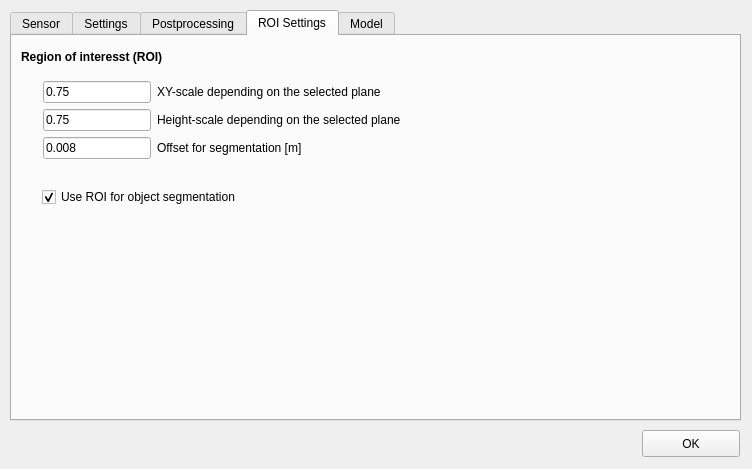
<?xml version="1.0" encoding="UTF-8"?>
<ui version="4.0">
 <class>Params</class>
 <widget class="QWidget" name="Params">
  <property name="geometry">
   <rect>
    <x>0</x>
    <y>0</y>
    <width>752</width>
    <height>469</height>
   </rect>
  </property>
  <property name="windowTitle">
   <string>Preferences</string>
  </property>
  <widget class="QTabWidget" name="Tracker">
   <property name="geometry">
    <rect>
     <x>10</x>
     <y>10</y>
     <width>731</width>
     <height>411</height>
    </rect>
   </property>
   <property name="currentIndex">
    <number>3</number>
   </property>
   <widget class="QWidget" name="sensorTab">
    <attribute name="title">
     <string>Sensor</string>
    </attribute>
    <widget class="QGroupBox" name="rgbGroupBox">
     <property name="geometry">
      <rect>
       <x>10</x>
       <y>10</y>
       <width>341</width>
       <height>341</height>
      </rect>
     </property>
     <property name="title">
      <string>OpenNI camera parameter</string>
     </property>
     <widget class="QWidget" name="gridLayoutWidget_3">
      <property name="geometry">
       <rect>
        <x>10</x>
        <y>30</y>
        <width>331</width>
        <height>81</height>
       </rect>
      </property>
      <layout class="QGridLayout" name="rgbLayout">
       <item row="0" column="0">
        <widget class="QLabel" name="fRgbLabel">
         <property name="text">
          <string>Focal lengths</string>
         </property>
        </widget>
       </item>
       <item row="1" column="1">
        <widget class="QLineEdit" name="cuRgbEdit">
         <property name="text">
          <string>320</string>
         </property>
        </widget>
       </item>
       <item row="0" column="1">
        <widget class="QLineEdit" name="fuRgbEdit">
         <property name="text">
          <string>525</string>
         </property>
        </widget>
       </item>
       <item row="0" column="2">
        <widget class="QLineEdit" name="fvRgbEdit">
         <property name="text">
          <string>525</string>
         </property>
        </widget>
       </item>
       <item row="1" column="0">
        <widget class="QLabel" name="cRgbLabel">
         <property name="text">
          <string>Principal point</string>
         </property>
        </widget>
       </item>
       <item row="1" column="2">
        <widget class="QLineEdit" name="cvRgbEdit">
         <property name="text">
          <string>240</string>
         </property>
        </widget>
       </item>
      </layout>
     </widget>
    </widget>
    <widget class="QPushButton" name="applyButton">
     <property name="geometry">
      <rect>
       <x>590</x>
       <y>320</y>
       <width>98</width>
       <height>27</height>
      </rect>
     </property>
     <property name="text">
      <string>Apply</string>
     </property>
    </widget>
   </widget>
   <widget class="QWidget" name="ioTab">
    <attribute name="title">
     <string>Settings</string>
    </attribute>
    <widget class="QGroupBox" name="groupBox">
     <property name="geometry">
      <rect>
       <x>10</x>
       <y>10</y>
       <width>701</width>
       <height>61</height>
      </rect>
     </property>
     <property name="title">
      <string>Path and model name</string>
     </property>
     <widget class="QLineEdit" name="editRGBDPath">
      <property name="geometry">
       <rect>
        <x>20</x>
        <y>30</y>
        <width>621</width>
        <height>27</height>
       </rect>
      </property>
      <property name="text">
       <string>./data</string>
      </property>
     </widget>
     <widget class="QPushButton" name="pushFindRGBDPath">
      <property name="geometry">
       <rect>
        <x>650</x>
        <y>30</y>
        <width>31</width>
        <height>27</height>
       </rect>
      </property>
      <property name="text">
       <string>...</string>
      </property>
     </widget>
    </widget>
    <widget class="QLabel" name="label_4">
     <property name="geometry">
      <rect>
       <x>10</x>
       <y>120</y>
       <width>241</width>
       <height>17</height>
      </rect>
     </property>
     <property name="font">
      <font>
       <weight>75</weight>
       <bold>true</bold>
      </font>
     </property>
     <property name="text">
      <string>Data logging</string>
     </property>
    </widget>
    <widget class="QWidget" name="layoutWidget10">
     <property name="geometry">
      <rect>
       <x>30</x>
       <y>145</y>
       <width>562</width>
       <height>184</height>
      </rect>
     </property>
     <layout class="QFormLayout" name="formLayout">
      <item row="0" column="0">
       <widget class="QCheckBox" name="logPointClouds">
        <property name="text">
         <string>log point clouds</string>
        </property>
        <property name="checked">
         <bool>true</bool>
        </property>
       </widget>
      </item>
      <item row="2" column="0">
       <widget class="QLineEdit" name="logDeltaAngle">
        <property name="text">
         <string>15</string>
        </property>
       </widget>
      </item>
      <item row="2" column="1">
       <widget class="QLabel" name="label">
        <property name="text">
         <string>Min. delta angle to log an image</string>
        </property>
       </widget>
      </item>
      <item row="3" column="0">
       <widget class="QLineEdit" name="logDeltaDistance">
        <property name="text">
         <string>1.0</string>
        </property>
       </widget>
      </item>
      <item row="3" column="1">
       <widget class="QLabel" name="label_2">
        <property name="text">
         <string>Min. delta camera distance to log an image</string>
        </property>
       </widget>
      </item>
      <item row="4" column="0">
       <widget class="QLineEdit" name="prevVoxelGridSize">
        <property name="text">
         <string>0.01</string>
        </property>
       </widget>
      </item>
      <item row="4" column="1">
       <widget class="QLabel" name="label_3">
        <property name="text">
         <string>Preview voxel grid size</string>
        </property>
       </widget>
      </item>
      <item row="5" column="0">
       <widget class="QLineEdit" name="prevZCutOff">
        <property name="text">
         <string>2.0</string>
        </property>
       </widget>
      </item>
      <item row="5" column="1">
       <widget class="QLabel" name="label_5">
        <property name="text">
         <string>Preview point cloud z-value cut off (camera coordinates)</string>
        </property>
       </widget>
      </item>
      <item row="1" column="0">
       <widget class="QCheckBox" name="createPreviewCloud">
        <property name="text">
         <string>create prev. cloud</string>
        </property>
        <property name="checked">
         <bool>true</bool>
        </property>
       </widget>
      </item>
     </layout>
    </widget>
    <widget class="QLineEdit" name="editModelName">
     <property name="geometry">
      <rect>
       <x>30</x>
       <y>73</y>
       <width>621</width>
       <height>27</height>
      </rect>
     </property>
     <property name="text">
      <string>modelname</string>
     </property>
    </widget>
   </widget>
   <widget class="QWidget" name="tab">
    <attribute name="title">
     <string>Postprocessing</string>
    </attribute>
    <widget class="QLabel" name="label_6">
     <property name="geometry">
      <rect>
       <x>10</x>
       <y>12</y>
       <width>281</width>
       <height>17</height>
      </rect>
     </property>
     <property name="font">
      <font>
       <weight>75</weight>
       <bold>true</bold>
      </font>
     </property>
     <property name="text">
      <string>Bundle adjustment (Optimize Poses)</string>
     </property>
    </widget>
    <widget class="QLabel" name="label_7">
     <property name="geometry">
      <rect>
       <x>10</x>
       <y>92</y>
       <width>281</width>
       <height>17</height>
      </rect>
     </property>
     <property name="font">
      <font>
       <weight>75</weight>
       <bold>true</bold>
      </font>
     </property>
     <property name="text">
      <string>Object segmentation</string>
     </property>
    </widget>
    <widget class="QLineEdit" name="distCamAddProjections">
     <property name="geometry">
      <rect>
       <x>32</x>
       <y>44</y>
       <width>146</width>
       <height>27</height>
      </rect>
     </property>
     <property name="text">
      <string>0.02</string>
     </property>
    </widget>
    <widget class="QLabel" name="label_8">
     <property name="geometry">
      <rect>
       <x>190</x>
       <y>44</y>
       <width>402</width>
       <height>27</height>
      </rect>
     </property>
     <property name="text">
      <string>Min. camera motion to select projections [m]</string>
     </property>
    </widget>
    <widget class="QLabel" name="label_12">
     <property name="geometry">
      <rect>
       <x>10</x>
       <y>243</y>
       <width>281</width>
       <height>17</height>
      </rect>
     </property>
     <property name="font">
      <font>
       <weight>75</weight>
       <bold>true</bold>
      </font>
     </property>
     <property name="text">
      <string>Object modelling</string>
     </property>
    </widget>
    <widget class="QLineEdit" name="vxSizeObject">
     <property name="geometry">
      <rect>
       <x>32</x>
       <y>273</y>
       <width>146</width>
       <height>27</height>
      </rect>
     </property>
     <property name="text">
      <string>0.002</string>
     </property>
    </widget>
    <widget class="QLabel" name="label_13">
     <property name="geometry">
      <rect>
       <x>190</x>
       <y>273</y>
       <width>402</width>
       <height>27</height>
      </rect>
     </property>
     <property name="text">
      <string>Voxelgrid size for the final object model [m]</string>
     </property>
    </widget>
    <widget class="QWidget" name="layoutWidget11">
     <property name="geometry">
      <rect>
       <x>32</x>
       <y>125</y>
       <width>581</width>
       <height>95</height>
      </rect>
     </property>
     <layout class="QFormLayout" name="formLayout_2">
      <item row="0" column="0">
       <widget class="QLineEdit" name="inlDistPlane">
        <property name="text">
         <string>0.01</string>
        </property>
       </widget>
      </item>
      <item row="0" column="1">
       <widget class="QLabel" name="label_9">
        <property name="text">
         <string>Inlier distance for dominant plane segmentation [m]</string>
        </property>
       </widget>
      </item>
      <item row="1" column="0">
       <widget class="QLineEdit" name="thrAngle">
        <property name="text">
         <string>30</string>
        </property>
       </widget>
      </item>
      <item row="1" column="1">
       <widget class="QLabel" name="label_11">
        <property name="text">
         <string>Max. deviation of normals for smooth surface clustering [°]</string>
        </property>
       </widget>
      </item>
      <item row="2" column="0">
       <widget class="QLineEdit" name="minPointsPlane">
        <property name="text">
         <string>7000</string>
        </property>
       </widget>
      </item>
      <item row="2" column="1">
       <widget class="QLabel" name="label_10">
        <property name="text">
         <string>Min. points to accept a dominant plane</string>
        </property>
       </widget>
      </item>
     </layout>
    </widget>
    <widget class="QCheckBox" name="use_dense_mv">
     <property name="geometry">
      <rect>
       <x>34</x>
       <y>344</y>
       <width>281</width>
       <height>22</height>
      </rect>
     </property>
     <property name="text">
      <string>Use dense multiview optimization</string>
     </property>
    </widget>
    <widget class="QLabel" name="label_18">
     <property name="geometry">
      <rect>
       <x>190</x>
       <y>306</y>
       <width>402</width>
       <height>27</height>
      </rect>
     </property>
     <property name="text">
      <string>Minimal weight for noise model integration</string>
     </property>
    </widget>
    <widget class="QLineEdit" name="nmMinWeight">
     <property name="geometry">
      <rect>
       <x>32</x>
       <y>306</y>
       <width>146</width>
       <height>27</height>
      </rect>
     </property>
     <property name="text">
      <string>0.8</string>
     </property>
    </widget>
   </widget>
   <widget class="QWidget" name="tab_5">
    <attribute name="title">
     <string>ROI Settings</string>
    </attribute>
    <widget class="QLabel" name="label_14">
     <property name="geometry">
      <rect>
       <x>9</x>
       <y>12</y>
       <width>281</width>
       <height>17</height>
      </rect>
     </property>
     <property name="font">
      <font>
       <weight>75</weight>
       <bold>true</bold>
      </font>
     </property>
     <property name="text">
      <string>Region of interesst (ROI)</string>
     </property>
    </widget>
    <widget class="QWidget" name="layoutWidget11_2">
     <property name="geometry">
      <rect>
       <x>31</x>
       <y>45</y>
       <width>581</width>
       <height>95</height>
      </rect>
     </property>
     <layout class="QFormLayout" name="formLayout_3">
      <item row="0" column="0">
       <widget class="QLineEdit" name="roi_scale_xy">
        <property name="text">
         <string>0.75</string>
        </property>
       </widget>
      </item>
      <item row="0" column="1">
       <widget class="QLabel" name="label_15">
        <property name="text">
         <string>XY-scale depending on the selected plane</string>
        </property>
       </widget>
      </item>
      <item row="1" column="0">
       <widget class="QLineEdit" name="roi_scale_height">
        <property name="text">
         <string>0.75</string>
        </property>
       </widget>
      </item>
      <item row="1" column="1">
       <widget class="QLabel" name="label_16">
        <property name="text">
         <string>Height-scale depending on the selected plane</string>
        </property>
       </widget>
      </item>
      <item row="2" column="0">
       <widget class="QLineEdit" name="roi_offs">
        <property name="text">
         <string>0.008</string>
        </property>
       </widget>
      </item>
      <item row="2" column="1">
       <widget class="QLabel" name="label_17">
        <property name="text">
         <string>Offset for segmentation [m]</string>
        </property>
       </widget>
      </item>
     </layout>
    </widget>
    <widget class="QCheckBox" name="use_roi_segm">
     <property name="geometry">
      <rect>
       <x>30</x>
       <y>150</y>
       <width>311</width>
       <height>22</height>
      </rect>
     </property>
     <property name="text">
      <string>Use ROI for object segmentation</string>
     </property>
     <property name="checked">
      <bool>true</bool>
     </property>
    </widget>
   </widget>
   <widget class="QWidget" name="tab_2">
    <attribute name="title">
     <string>Model</string>
    </attribute>
    <widget class="QLabel" name="label_19">
     <property name="geometry">
      <rect>
       <x>180</x>
       <y>80</y>
       <width>427</width>
       <height>27</height>
      </rect>
     </property>
     <property name="text">
      <string>Threshold for codebook clustering</string>
     </property>
    </widget>
    <widget class="QLineEdit" name="model_rnn_thr">
     <property name="geometry">
      <rect>
       <x>28</x>
       <y>80</y>
       <width>146</width>
       <height>27</height>
      </rect>
     </property>
     <property name="text">
      <string>0.55</string>
     </property>
    </widget>
    <widget class="QCheckBox" name="model_create_cb">
     <property name="geometry">
      <rect>
       <x>28</x>
       <y>48</y>
       <width>311</width>
       <height>22</height>
      </rect>
     </property>
     <property name="text">
      <string>Create codebook</string>
     </property>
     <property name="checked">
      <bool>true</bool>
     </property>
    </widget>
    <widget class="QLabel" name="label_20">
     <property name="geometry">
      <rect>
       <x>9</x>
       <y>12</y>
       <width>281</width>
       <height>17</height>
      </rect>
     </property>
     <property name="font">
      <font>
       <weight>75</weight>
       <bold>true</bold>
      </font>
     </property>
     <property name="text">
      <string>Tracking model</string>
     </property>
    </widget>
   </widget>
  </widget>
  <widget class="QPushButton" name="okButton">
   <property name="geometry">
    <rect>
     <x>642</x>
     <y>430</y>
     <width>98</width>
     <height>27</height>
    </rect>
   </property>
   <property name="text">
    <string>OK</string>
   </property>
  </widget>
 </widget>
 <resources/>
 <connections>
  <connection>
   <sender>okButton</sender>
   <signal>clicked()</signal>
   <receiver>Params</receiver>
   <slot>hide()</slot>
   <hints>
    <hint type="sourcelabel">
     <x>530</x>
     <y>418</y>
    </hint>
    <hint type="destinationlabel">
     <x>294</x>
     <y>218</y>
    </hint>
   </hints>
  </connection>
 </connections>
</ui>
